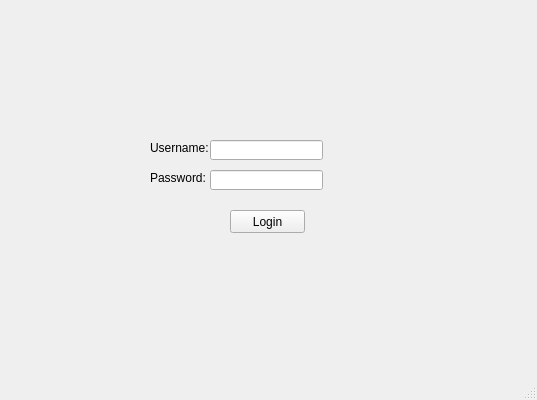
<?xml version="1.0" encoding="UTF-8"?>
<ui version="4.0">
 <class>UserLoginMainWindow</class>
 <widget class="QMainWindow" name="UserLoginMainWindow">
  <property name="enabled">
   <bool>true</bool>
  </property>
  <property name="geometry">
   <rect>
    <x>0</x>
    <y>0</y>
    <width>537</width>
    <height>400</height>
   </rect>
  </property>
  <property name="windowTitle">
   <string>MainWindow</string>
  </property>
  <widget class="QWidget" name="centralwidget">
   <widget class="QLineEdit" name="username">
    <property name="geometry">
     <rect>
      <x>210</x>
      <y>140</y>
      <width>113</width>
      <height>20</height>
     </rect>
    </property>
   </widget>
   <widget class="QLabel" name="label">
    <property name="geometry">
     <rect>
      <x>150</x>
      <y>140</y>
      <width>61</width>
      <height>16</height>
     </rect>
    </property>
    <property name="text">
     <string>Username:</string>
    </property>
   </widget>
   <widget class="QPushButton" name="loginButton">
    <property name="geometry">
     <rect>
      <x>230</x>
      <y>210</y>
      <width>75</width>
      <height>23</height>
     </rect>
    </property>
    <property name="text">
     <string>Login</string>
    </property>
   </widget>
   <widget class="QLabel" name="label_2">
    <property name="geometry">
     <rect>
      <x>150</x>
      <y>170</y>
      <width>61</width>
      <height>16</height>
     </rect>
    </property>
    <property name="text">
     <string>Password:</string>
    </property>
   </widget>
   <widget class="QLineEdit" name="password">
    <property name="geometry">
     <rect>
      <x>210</x>
      <y>170</y>
      <width>113</width>
      <height>20</height>
     </rect>
    </property>
    <property name="echoMode">
     <enum>QLineEdit::Password</enum>
    </property>
   </widget>
  </widget>
  <widget class="QMenuBar" name="menubar">
   <property name="geometry">
    <rect>
     <x>0</x>
     <y>0</y>
     <width>537</width>
     <height>21</height>
    </rect>
   </property>
  </widget>
  <widget class="QStatusBar" name="statusbar"/>
 </widget>
 <resources/>
 <connections/>
</ui>
